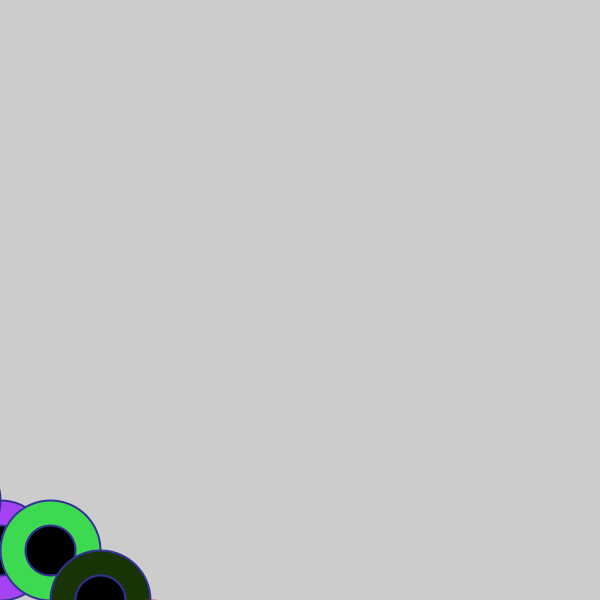
Frame 1 (no input)
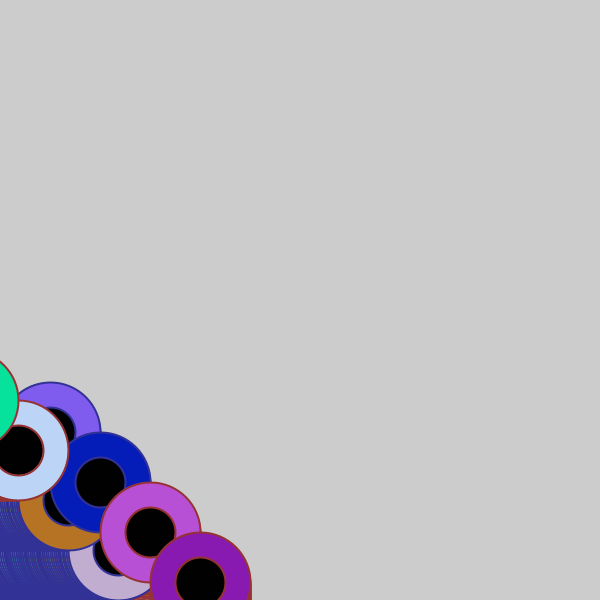
Frame 60 (the mouse pressed at the canvas centre just before this capture)
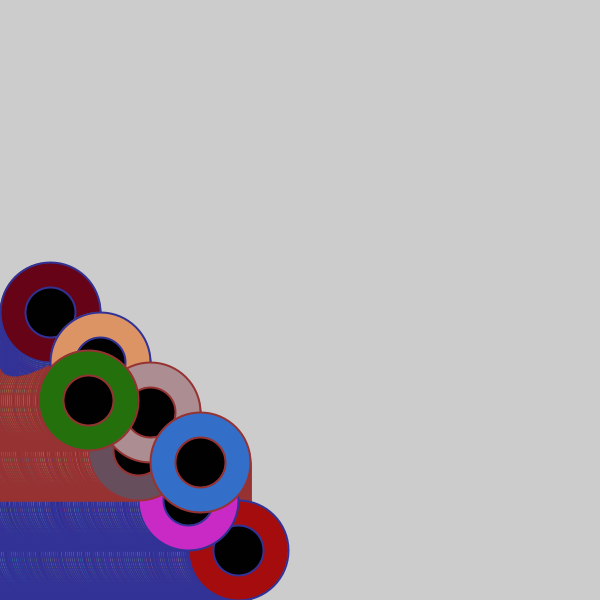
Frame 120 (the mouse held since frame 60 and released just before this capture)

The Processing sketch that drew these frames (run headless with seeded random() and noise(); from frame 60 on, the mouse is pressed at the canvas centre):

// Processing sketch: processing_138652
// ── processing_138652.pde


int x = 0;
int y = 550;
int x1 = 50;
int y1= 550;
int c= 2;

void setup() {
  size(600,600);
  smooth();
  fill(200,200,255);
  strokeWeight(2);

}

void draw() {
 stroke(50,50,150);
  fill(random(1,255),random(1,255),random(1,255));
  ellipse(x,y,100,100);  
  fill(1,1,1);
  ellipse(x,y,50,50);  
  //
    fill(random(1,255),random(1,255),random(1,255));
  ellipse(x1,y1,100,100); 
   fill(1,1,1);
  ellipse(x1,y1,50,50);   
  //
    fill(random(1,255),random(1,255),random(1,255));
    ellipse(x-50,y-50,100,100); 
      fill(1,1,1);
  ellipse(x-50,y-50,50,50);  
  //
     fill(random(1,255),random(1,255),random(1,255)); 
  ellipse(x1+50,y1+50,100,100);  
    fill(1,1,1);
  ellipse(x1+50,y1+50,50,50);  
  //
  stroke(150,50,50);
    fill(random(1,255),random(1,255),random(1,255));
     ellipse(x-100,y-100,100,100);  
       fill(1,1,1);
  ellipse(x-100,y-100,50,50);  
  //
       fill(random(1,255),random(1,255),random(1,255));
  ellipse(x1+100,y1+100,100,100);  
    fill(1,1,1);
  ellipse(x1+100,y1+100,50,50);  
  //
    fill(random(1,255),random(1,255),random(1,255));
     ellipse(x-150,y-150,100,100); 
       fill(1,1,1);
  ellipse(x-150,y-150,50,50);  
  //
      fill(random(1,255),random(1,255),random(1,255)); 
  ellipse(x1+150,y1+150,100,100);  
    fill(1,1,1);
  ellipse(x1+150,y1+150,50,50);  




if(x>=width-50) { 
  x=x;
} else if (x<=width-50) { x=x+c;
}
if(x>=width-50) { 
  y=y-2;} else if (x<=width-50) { y=y;}
  

 
 //////////
 
 if(y1<=50) { 
  y1=50;
} else if (y1>=50) { y1=y1-c;
}
if(y1<=50) { 
  x1=x1+c;} else if (y1>=50) { x1=x1;}
  

 
 ////////
 

}
